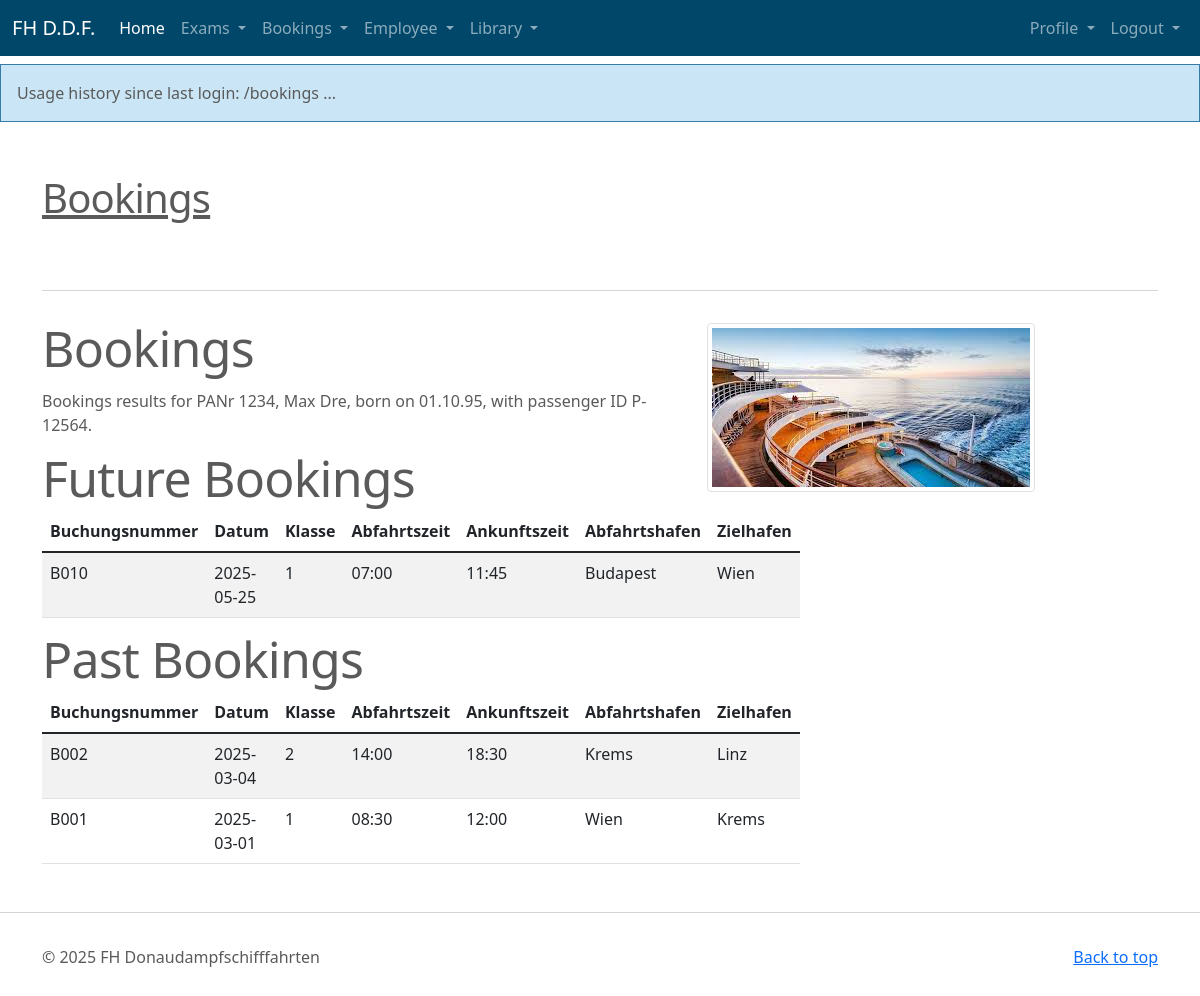
The page /bookings (signed in) on the database its author committed.
### tables this page shows
CREATE TABLE "user" (
  id INTEGER PRIMARY KEY AUTOINCREMENT,
  username TEXT UNIQUE NOT NULL,
  password TEXT NOT NULL
);

CREATE TABLE "Person" (
    /* hab das auf PANr geaendert da es sonst mit den spaeteren FKs zach wird mit dem zusammengesetzten SVNR + GebDatum*/
    "PANr" NUMBER(4),
    /* es gibt keinen eigenen date type kann als int, text, oder real angegeben werden */ 
    "GebDatum" INTEGER,
    "Vorname" TEXT(50),
    "Nachname" TEXT(50),
    "PLZ" NUMBER(4),
    "Ort" TEXT(50),
    "Strasse" TEXT(50),
    "Hausnummer" NUMBER(4),
    CONSTRAINT pk_Person PRIMARY KEY (PANr)
);

CREATE TABLE "Passagier" (
    "PassagierNr" TEXT(10),
    "PANr" NUMBER(4)
        CONSTRAINT nn_PANr_Passagier NOT NULL,
    CONSTRAINT pk_Passagier PRIMARY KEY (PassagierNr),
    CONSTRAINT fk_Passagier_Person FOREIGN KEY (PANr) REFERENCES Person (PANr)
        ON DELETE CASCADE
);

CREATE TABLE "Buchen" (
    "Buchungsnummer" TEXT(10),
    "Datum" INTEGER,
    "Klasse" NUMBER(1),
    "PassagierNr" TEXT(10)
        CONSTRAINT nn_PassagierNR_Buchen NOT NULL,
    "Passagennummer" TEXT(10)
        CONSTRAINT nn_Passagennummer_Buchen NOT NULL,
    CONSTRAINT pk_Buchen PRIMARY KEY (Buchungsnummer),
    CONSTRAINT fk_Buchen_Passagier FOREIGN KEY (PassagierNr) REFERENCES Passagier (PassagierNr),
    CONSTRAINT fk_Buchen_Passage FOREIGN KEY (Passagennummer) REFERENCES Passage (Passagennummer)
);

CREATE TABLE "Passage" (
    "Passagennummer" TEXT(10),
    "Abfahrtszeit" TEXT(10),
    "Ankunftszeit" TEXT(10),
    "Abfahrtshafen" TEXT(20),
    "Zielhafen" TEXT(20),
    CONSTRAINT pk_Passage PRIMARY KEY (Passagennummer)
);

### flask_auu/bookings.py (the view)
@bp.route('/bookings')
@login_required
def bookings():
    session['history'] = session['history'] + "/bookings\n ... "
    flash(session['history'])
    db = get_db()
    passpers = db.execute(
            'SELECT Vorname, Nachname, Gebdatum, Passagiernr'
            ' FROM Person, Passagier'
            ' WHERE Person.PANr = Passagier.PANr and Person.PANr = ? ', (g.user['username'],)
    ).fetchone()
    bookinglist_future = None
    bookinglist_past = None
    if passpers is not None:
        bookinglist_future = db.execute(
            'SELECT buchungsnummer, datum, klasse, abfahrtszeit, ankunftszeit, abfahrtshafen, zielhafen'
            ' FROM Buchen, Passage'
            " WHERE Buchen.Passagennummer = Passage.Passagennummer AND Buchen.PassagierNr = ? and date(Datum) >= date('now')"
            ' order by datum', (passpers['PassagierNr'],)
        ).fetchall()
        bookinglist_past = db.execute(
            'SELECT buchungsnummer, datum, klasse, abfahrtszeit, ankunftszeit, abfahrtshafen, zielhafen'
            ' FROM Buchen, Passage'
            " WHERE Buchen.Passagennummer = Passage.Passagennummer AND Buchen.PassagierNr = ? and date(Datum) < date('now')"
            ' order by datum DESC', (passpers['PassagierNr'],)
        ).fetchall()
    else:
        return render_template('non_passagier/non_passagier.html',)
    return render_template('bookings/bookings.html', passpers=passpers, bookinglist_future=bookinglist_future, bookinglist_past=bookinglist_past)

### flask_auu/auth.py (called while the page is built)
@bp.before_app_request
def load_logged_in_user():
    user_id = session.get('user_id')
    if session.get('history') is None:
        session['history'] = "Usage history since last login:\n"
    if user_id is None:
        g.user = None
    else:
        g.user = get_db().execute(
            'SELECT * FROM user WHERE id = ?', (user_id,)
        ).fetchone()

def login_required(view):
    @functools.wraps(view)
    def wrapped_view(**kwargs):
        if g.user is None:
            return redirect(url_for('auth.login'))
        return view(**kwargs)
    return wrapped_view

### flask_auu/db.py (called while the page is built)
def get_db():
        print('get_db(): before db is accessed...', flush=True)
        if 'db' not in g:
            g.db = sqlite3.connect(
                current_app.config['DATABASE'],
                detect_types=sqlite3.PARSE_DECLTYPES
            )
            g.db.row_factory = sqlite3.Row
        return g.db

### flask_auu/templates/bookings/bookings.html (shortened to what this page needs)
{% extends 'base.html' %}
{% block content %}
<div class="container marketing">
    <div class="signpost"><h1>Bookings</h1></div>
    <hr class="featurette-divider">
    <div class="row featurette">
        <div class="col-md-7">
            <h2 class="featurette-heading">Bookings</h2>
         <p> Bookings results for PANr {{ g.user['username'] }}, {{ passpers['vorname'] }} {{ passpers['nachname'] }}, born on {{ passpers['gebdatum'] }},
             with passenger ID {{ passpers['passagiernr'] }}. </p>
        <table class="table table-responsive table-striped table-hover">
            <h2 class="featurette-heading"> Future Bookings </h2>
			<thead>
				<tr>
					<th>Buchungsnummer</th>
					<th>Datum</th>
					<th>Klasse</th>
					<th>Abfahrtszeit</th>
                    <th>Ankunftszeit</th>
                    <th>Abfahrtshafen</th>
                    <th>Zielhafen</th>
				</tr>
			</thead>
			<tbody>
            {% for entry in bookinglist_future %}
	        	<tr><td>{{ entry['Buchungsnummer'] }}</td><td>{{ entry['Datum'] }}</td><td>{{ entry['Klasse'] }}</td><td>{{ entry['Abfahrtszeit'] }}</td><td>{{ entry['Ankunftszeit'] }}</td><td>{{ entry['Abfahrtshafen'] }}</td><td>{{ entry['Zielhafen'] }}</td></tr>
             {% endfor %}
			</tbody>
		</table>
        <table class="table table-responsive table-striped table-hover">
            <h2 class="featurette-heading"> Past Bookings </h2>
			<thead>
				<tr>
					<th>Buchungsnummer</th>
					<th>Datum</th>
					<th>Klasse</th>
					<th>Abfahrtszeit</th>
                    <th>Ankunftszeit</th>
                    <th>Abfahrtshafen</th>
                    <th>Zielhafen</th>
				</tr>
			</thead>
			<tbody>
            {% for entry in bookinglist_past %}
	        	<tr><td>{{ entry['Buchungsnummer'] }}</td><td>{{ entry['Datum'] }}</td><td>{{ entry['Klasse'] }}</td><td>{{ entry['Abfahrtszeit'] }}</td><td>{{ entry['Ankunftszeit'] }}</td><td>{{ entry['Abfahrtshafen'] }}</td><td>{{ entry['Zielhafen'] }}</td></tr>
             {% endfor %}
			</tbody>
		</table>
        </div>
        <div class="col-md-5">
            <img class="img-fluid img-thumbnail"src="{{ url_for('static', filename='pics/booking.jpeg') }}"/>
        </div>
    </div>
</div>
{% endblock %}

### flask_auu/templates/base.html (shortened to what this page needs)
<!doctype html>
<html lang="en">
<head>
    <link href="{{ url_for('static', filename='dist/css/bootstrap.min.css') }}" rel="stylesheet">
    <link href="{{ url_for('static', filename='dist/css/uu.css') }}" rel="stylesheet">
</head>
<body>
<header>
  <nav class="navbar navbar-expand-md fixed-top navbar-dark">
    <div class="container-fluid">
      <a class="navbar-brand" href="#">FH D.D.F.</a>
{% if g.user %}
      <div class="collapse navbar-collapse" id="navbarSupportedContent">
        <ul class="navbar-nav me-auto mb-2 mb-md-0">
          <li class="nav-item">
            <a class="nav-link active" aria-current="page" href="/">Home</a>
          </li>
          <li class="nav-item dropdown">
            <a class="nav-link dropdown-toggle" href="#" id="navbarDropdown1" role="button" data-bs-toggle="dropdown" aria-expanded="false">
              Exams
            </a>
          </li>
          <li class="nav-item dropdown">
            <a class="nav-link dropdown-toggle" href="#" id="navbarDropdown1" role="button" data-bs-toggle="dropdown" aria-expanded="false">
              Bookings
            </a>
          </li>
          <li class="nav-item dropdown">
            <a class="nav-link dropdown-toggle" href="#" id="navbarDropdown1" role="button" data-bs-toggle="dropdown" aria-expanded="false">
              Employee
            </a>
          </li>
          <li class="nav-item dropdown">
            <a class="nav-link dropdown-toggle" href="#" id="navbarDropdown2" role="button" data-bs-toggle="dropdown" aria-expanded="false">
              Library
            </a>
          </li>
        </ul>
        <ul class="navbar-nav ms-auto mb-2 mb-md-0">
          <li class="nav-item dropdown">
            <a class="nav-link dropdown-toggle" href="#" id="navbarDropdownProfile" role="button" data-bs-toggle="dropdown" aria-expanded="false">
              Profile
            </a>
          </li>
          <li class="nav-item dropdown">
            <a class="nav-link dropdown-toggle" href="#" id="navbarDropdownLogout" role="button" data-bs-toggle="dropdown" aria-expanded="false">
              Logout
            </a>
          </li>
        </ul>
      </div>
{% endif %}
    </div>
  </nav>
</header>
<main>
    {% for message in get_flashed_messages() %}
    <div class="flash">{{ message }}</div>
     {% endfor %}
    {% block content %}
    {% endblock %}
     <hr class="featurette-divider">
    <footer class="container">
    <p class="float-end"><a href="#">Back to top</a></p>
    <p>&copy; 2025 FH Donaudampfschifffahrten </p>
</footer>
</main>
</body>
</html>

### rows shown on the page
user: user.username "1234"
Person: vorname "Max", nachname "Dre", gebdatum "01.10.95"
Passagier: passagiernr "P-12564"
Buchen: Buchungsnummer "B010", Datum "2025-05-25", Klasse "1", Abfahrtszeit "07:00", Ankunftszeit "11:45", Abfahrtshafen "Budapest", Zielhafen "Wien"
Buchen: Buchungsnummer "B002", Datum "2025-03-04", Klasse "2", Abfahrtszeit "14:00", Ankunftszeit "18:30", Abfahrtshafen "Krems", Zielhafen "Linz"
Buchen: Buchungsnummer "B001", Datum "2025-03-01", Klasse "1", Abfahrtszeit "08:30", Ankunftszeit "12:00", Abfahrtshafen "Wien", Zielhafen "Krems"

### other values the page prints
{{ message }} "Usage history since last login: /bookings ..."
